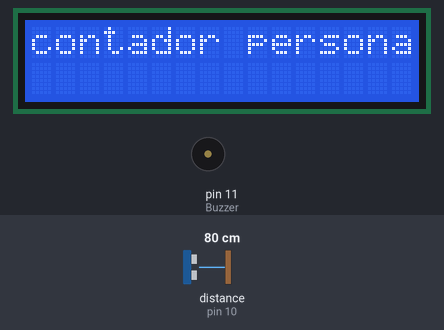
A sketch run on a simulated Arduino Uno, built with avr-gcc and run on an emulated ATmega328P. On the bench: 16×2 character LCD, buzzer (waves = sounding). Wiring (inferred from the names in the program): ultrasonic range finder: trigger pin 9; echo pin 10. The test bench sets the inputs (shaded band); at power-on: distance to the obstacle (sensor on pin 10) 80 cm. The echo pulse lasts 58.3 µs per cm.

Above: at 1.2 s.
1.3 s: distance to the obstacle (sensor on pin 10) set to 9 cm
At 4.3 s:
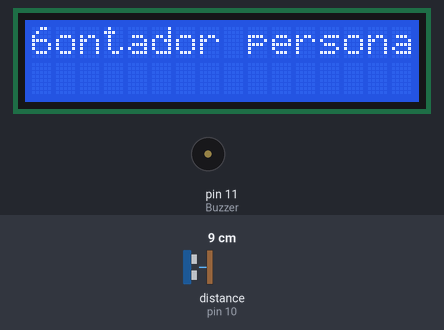
4.4 s: distance to the obstacle (sensor on pin 10) set to 5 cm
5.9 s: distance to the obstacle (sensor on pin 10) set to 9 cm
At 8.9 s:
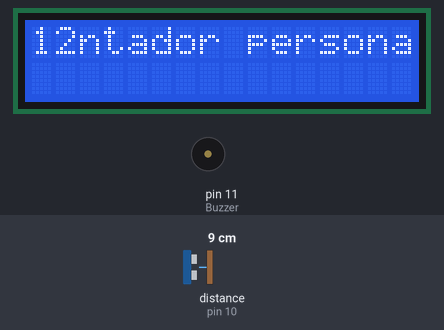
9.0 s: distance to the obstacle (sensor on pin 10) set to 2 cm
10.5 s: distance to the obstacle (sensor on pin 10) set to 9 cm
At 14.3 s:
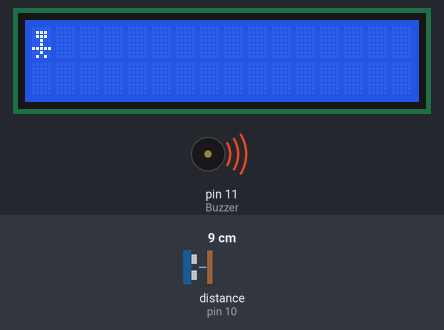
Timing chart, 0 to 14.6 s (numbered marks = the images above; inputs shaded):
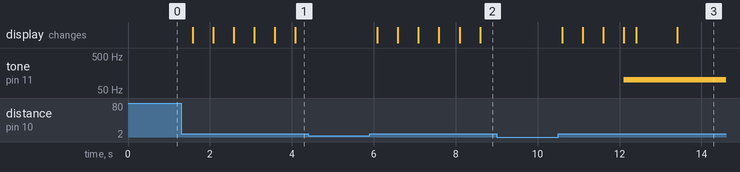

The sketch:

Aforo_de_personas.ino
```cpp
  #include <LiquidCrystal.h>
#define Trigger 9
#define Echo    10
#define RS  6
#define enable  7
#define D4  2
#define D5  3
#define D6  4
#define D7  5
#define Buzzer 11

byte mano_lado[] = {
  B00000,
  B01110,
  B01110,
  B00100,
  B01110,
  B01110,
  B00100,
  B01010

};
byte mano_abajo[] = {
  B00000,
  B01110,
  B01110,
  B00100,
  B00100,
  B11111,
  B00100,
  B01010
};

int contador = 0;

LiquidCrystal LCD_eduardo(RS, enable, D4, D5, D6, D7);
void setup()
{
  LCD_eduardo.begin(16,2);
  LCD_eduardo.print("contador personas");

  LCD_eduardo.createChar(1,mano_lado);
  LCD_eduardo.createChar(2,mano_abajo);
  LCD_eduardo.setCursor(0,0);
  pinMode(Trigger, OUTPUT);
  pinMode(Echo,INPUT);
}

void loop()
{
    long sensor, distancia;
    delay(500);
    digitalWrite(Trigger, HIGH);
    delayMicroseconds(2);
    digitalWrite (Trigger, LOW);
    delayMicroseconds(5);
    sensor = pulseIn(Echo, HIGH);
    distancia = sensor/59;

    if(distancia >= 6 && distancia <= 10){
     contador++;
     switch(contador){
      case 1:
       LCD_eduardo.setCursor(0,0);
       LCD_eduardo.print("1");
       break;
      case 2:
       LCD_eduardo.setCursor(0,0);
       LCD_eduardo.print("2");
       break;
      case 3:
       LCD_eduardo.setCursor(0,0);
       LCD_eduardo.print("3");
       break;
      case 4:
       LCD_eduardo.setCursor(0,0);
       LCD_eduardo.print("4");
       break;
      case 5:
       LCD_eduardo.setCursor(0,0);
       LCD_eduardo.print("5");
       break;
      case 6:
       LCD_eduardo.setCursor(0,0);
       LCD_eduardo.print("6");
       break;
      case 7:
       LCD_eduardo.setCursor(0,0);
       LCD_eduardo.print("7");
       break;
      case 8:
        LCD_eduardo.setCursor(0,0);
        LCD_eduardo.print("8");
       break;
      case 9:
       LCD_eduardo.setCursor(0,0);
       LCD_eduardo.print("9");
       break;
       case 10:
         LCD_eduardo.setCursor(0,0);
         LCD_eduardo.print("10");
       break;
       case 11:
         LCD_eduardo.setCursor(0,0);
         LCD_eduardo.print("11");
       break;
       case 12:
         LCD_eduardo.setCursor(0,0);
         LCD_eduardo.print("12");
       break;
       case 13:
         LCD_eduardo.setCursor(0,0);
         LCD_eduardo.print("13");
       break;
       case 14:
         LCD_eduardo.setCursor(0,0);
         LCD_eduardo.print("14");
       break;
       case 15:
         LCD_eduardo.setCursor(0,0);
         LCD_eduardo.print("15");
       break;
       case 16:
         LCD_eduardo.setCursor(0,0);
         LCD_eduardo.print("16");
       break;
     }
    }
    if(contador>=16){
      tone(Buzzer,100);
      delay(250+50);
      LCD_eduardo.clear();
      LCD_eduardo.setCursor(0,0);
      LCD_eduardo.write(1);
      delay(1000);
      LCD_eduardo.setCursor(0,0);
      LCD_eduardo.write(2);
      delay(1000);
    }
}
```

Measured:
- after the input at 1.3 s, the display: first changes after 0.28 s (image 1 shows a later state)
- after the input at 4.4 s, every drawn part: stays the same
- after the input at 5.9 s, the display: first changes after 0.19 s (image 2 shows a later state)
- after the input at 9.0 s, every drawn part: stays the same
- after the input at 10.5 s, tone on pin 11 (Buzzer): silent → 100 Hz after 1.6 s; the display: first changes after 0.10 s (image 3 shows a later state)
